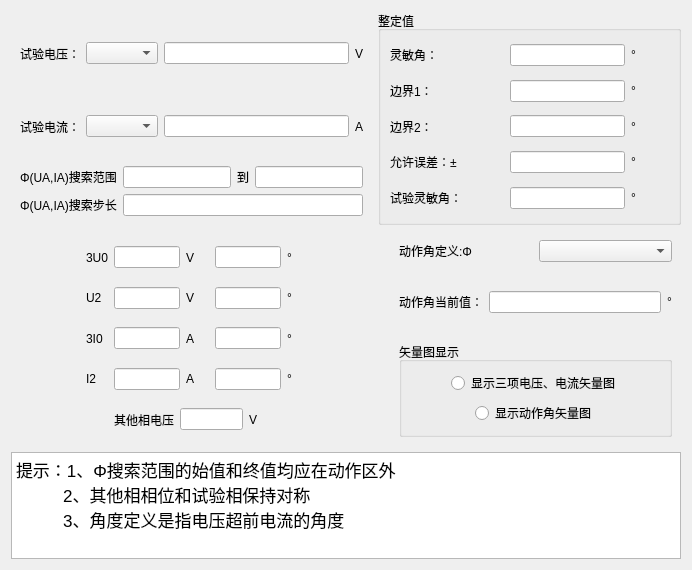
       <widget class="QWidget" name="tab_cbj">
        <attribute name="title">
         <string>测边界</string>
        </attribute>
        <layout class="QVBoxLayout" name="verticalLayout_9" stretch="2,2,1">
         <item>
          <layout class="QHBoxLayout" name="horizontalLayout_30">
           <item>
            <widget class="QWidget" name="widget" native="true">
             <layout class="QVBoxLayout" name="verticalLayout_5">
              <item>
               <layout class="QHBoxLayout" name="horizontalLayout_17">
                <item>
                 <widget class="QLabel" name="label_21">
                  <property name="text">
                   <string>试验电压：</string>
                  </property>
                 </widget>
                </item>
                <item>
                 <widget class="QComboBox" name="comboBox_3"/>
                </item>
                <item>
                 <widget class="QLineEdit" name="lineEdit_10"/>
                </item>
                <item>
                 <widget class="QLabel" name="label_22">
                  <property name="text">
                   <string>V</string>
                  </property>
                 </widget>
                </item>
               </layout>
              </item>
              <item>
               <layout class="QHBoxLayout" name="horizontalLayout_18">
                <item>
                 <widget class="QLabel" name="label_23">
                  <property name="text">
                   <string>试验电流：</string>
                  </property>
                 </widget>
                </item>
                <item>
                 <widget class="QComboBox" name="comboBox_4"/>
                </item>
                <item>
                 <widget class="QLineEdit" name="lineEdit_11"/>
                </item>
                <item>
                 <widget class="QLabel" name="label_24">
                  <property name="text">
                   <string>A</string>
                  </property>
                 </widget>
                </item>
               </layout>
              </item>
              <item>
               <layout class="QHBoxLayout" name="horizontalLayout_20">
                <item>
                 <widget class="QLabel" name="label_25">
                  <property name="text">
                   <string>Φ(UA,IA)搜索范围</string>
                  </property>
                 </widget>
                </item>
                <item>
                 <widget class="QLineEdit" name="lineEdit_12"/>
                </item>
                <item>
                 <widget class="QLabel" name="label_26">
                  <property name="text">
                   <string>到</string>
                  </property>
                 </widget>
                </item>
                <item>
                 <widget class="QLineEdit" name="lineEdit_13"/>
                </item>
               </layout>
              </item>
              <item>
               <layout class="QHBoxLayout" name="horizontalLayout_19">
                <item>
                 <widget class="QLabel" name="label_27">
                  <property name="text">
                   <string>Φ(UA,IA)搜索步长</string>
                  </property>
                 </widget>
                </item>
                <item>
                 <widget class="QLineEdit" name="lineEdit_14"/>
                </item>
               </layout>
              </item>
             </layout>
            </widget>
           </item>
           <item>
            <widget class="QGroupBox" name="groupBox_3">
             <property name="title">
              <string>整定值</string>
             </property>
             <layout class="QVBoxLayout" name="verticalLayout_4" stretch="1,1,1,1,1">
              <item>
               <layout class="QHBoxLayout" name="horizontalLayout_12" stretch="3,3,1">
                <item>
                 <widget class="QLabel" name="label_11">
                  <property name="text">
                   <string>灵敏角：</string>
                  </property>
                 </widget>
                </item>
                <item>
                 <widget class="QLineEdit" name="lineEdit_5"/>
                </item>
                <item>
                 <widget class="QLabel" name="label_12">
                  <property name="text">
                   <string>°</string>
                  </property>
                 </widget>
                </item>
               </layout>
              </item>
              <item>
               <layout class="QHBoxLayout" name="horizontalLayout_13" stretch="3,3,1">
                <item>
                 <widget class="QLabel" name="label_13">
                  <property name="text">
                   <string>边界1：</string>
                  </property>
                 </widget>
                </item>
                <item>
                 <widget class="QLineEdit" name="lineEdit_6"/>
                </item>
                <item>
                 <widget class="QLabel" name="label_14">
                  <property name="text">
                   <string>°</string>
                  </property>
                 </widget>
                </item>
               </layout>
              </item>
              <item>
               <layout class="QHBoxLayout" name="horizontalLayout_14" stretch="3,3,1">
                <item>
                 <widget class="QLabel" name="label_15">
                  <property name="text">
                   <string>边界2：</string>
                  </property>
                 </widget>
                </item>
                <item>
                 <widget class="QLineEdit" name="lineEdit_7"/>
                </item>
                <item>
                 <widget class="QLabel" name="label_16">
                  <property name="text">
                   <string>°</string>
                  </property>
                 </widget>
                </item>
               </layout>
              </item>
              <item>
               <layout class="QHBoxLayout" name="horizontalLayout_15" stretch="3,3,1">
                <item>
                 <widget class="QLabel" name="label_17">
                  <property name="text">
                   <string>允许误差：±</string>
                  </property>
                 </widget>
                </item>
                <item>
                 <widget class="QLineEdit" name="lineEdit_8"/>
                </item>
                <item>
                 <widget class="QLabel" name="label_18">
                  <property name="text">
                   <string>°</string>
                  </property>
                 </widget>
                </item>
               </layout>
              </item>
              <item>
               <layout class="QHBoxLayout" name="horizontalLayout_16" stretch="3,3,1">
                <item>
                 <widget class="QLabel" name="label_19">
                  <property name="text">
                   <string>试验灵敏角：</string>
                  </property>
                 </widget>
                </item>
                <item>
                 <widget class="QLineEdit" name="lineEdit_9"/>
                </item>
                <item>
                 <widget class="QLabel" name="label_20">
                  <property name="text">
                   <string>°</string>
                  </property>
                 </widget>
                </item>
               </layout>
              </item>
             </layout>
            </widget>
           </item>
          </layout>
         </item>
         <item>
          <layout class="QHBoxLayout" name="horizontalLayout_31">
           <item>
            <widget class="QWidget" name="widget_2" native="true">
             <layout class="QVBoxLayout" name="verticalLayout_6" stretch="1,1,1,1,1">
              <item>
               <layout class="QHBoxLayout" name="horizontalLayout_21" stretch="3,1,3,1,3,1,3">
                <item>
                 <spacer name="horizontalSpacer_17">
                  <property name="orientation">
                   <enum>Qt::Horizontal</enum>
                  </property>
                  <property name="sizeHint" stdset="0">
                   <size>
                    <width>40</width>
                    <height>20</height>
                   </size>
                  </property>
                 </spacer>
                </item>
                <item>
                 <widget class="QLabel" name="label_28">
                  <property name="text">
                   <string>3U0</string>
                  </property>
                 </widget>
                </item>
                <item>
                 <widget class="QLineEdit" name="lineEdit_15"/>
                </item>
                <item>
                 <widget class="QLabel" name="label_29">
                  <property name="text">
                   <string>V</string>
                  </property>
                 </widget>
                </item>
                <item>
                 <widget class="QLineEdit" name="lineEdit_16"/>
                </item>
                <item>
                 <widget class="QLabel" name="label_30">
                  <property name="text">
                   <string>°</string>
                  </property>
                 </widget>
                </item>
                <item>
                 <spacer name="horizontalSpacer_18">
                  <property name="orientation">
                   <enum>Qt::Horizontal</enum>
                  </property>
                  <property name="sizeHint" stdset="0">
                   <size>
                    <width>40</width>
                    <height>20</height>
                   </size>
                  </property>
                 </spacer>
                </item>
               </layout>
              </item>
              <item>
               <layout class="QHBoxLayout" name="horizontalLayout_22" stretch="3,1,3,1,3,1,3">
                <item>
                 <spacer name="horizontalSpacer_19">
                  <property name="orientation">
                   <enum>Qt::Horizontal</enum>
                  </property>
                  <property name="sizeHint" stdset="0">
                   <size>
                    <width>40</width>
                    <height>20</height>
                   </size>
                  </property>
                 </spacer>
                </item>
                <item>
                 <widget class="QLabel" name="label_31">
                  <property name="text">
                   <string>U2</string>
                  </property>
                 </widget>
                </item>
                <item>
                 <widget class="QLineEdit" name="lineEdit_17"/>
                </item>
                <item>
                 <widget class="QLabel" name="label_32">
                  <property name="text">
                   <string>V</string>
                  </property>
                 </widget>
                </item>
                <item>
                 <widget class="QLineEdit" name="lineEdit_18"/>
                </item>
                <item>
                 <widget class="QLabel" name="label_33">
                  <property name="text">
                   <string>°</string>
                  </property>
                 </widget>
                </item>
                <item>
                 <spacer name="horizontalSpacer_20">
                  <property name="orientation">
                   <enum>Qt::Horizontal</enum>
                  </property>
                  <property name="sizeHint" stdset="0">
                   <size>
                    <width>40</width>
                    <height>20</height>
                   </size>
                  </property>
                 </spacer>
                </item>
               </layout>
              </item>
              <item>
               <layout class="QHBoxLayout" name="horizontalLayout_23" stretch="3,1,3,1,3,1,3">
                <item>
                 <spacer name="horizontalSpacer_22">
                  <property name="orientation">
                   <enum>Qt::Horizontal</enum>
                  </property>
                  <property name="sizeHint" stdset="0">
                   <size>
                    <width>40</width>
                    <height>20</height>
                   </size>
                  </property>
                 </spacer>
                </item>
                <item>
                 <widget class="QLabel" name="label_34">
                  <property name="text">
                   <string>3I0</string>
                  </property>
                 </widget>
                </item>
                <item>
                 <widget class="QLineEdit" name="lineEdit_19"/>
                </item>
                <item>
                 <widget class="QLabel" name="label_35">
                  <property name="text">
                   <string>A</string>
                  </property>
                 </widget>
                </item>
                <item>
                 <widget class="QLineEdit" name="lineEdit_20"/>
                </item>
                <item>
                 <widget class="QLabel" name="label_36">
                  <property name="text">
                   <string>°</string>
                  </property>
                 </widget>
                </item>
                <item>
                 <spacer name="horizontalSpacer_21">
                  <property name="orientation">
                   <enum>Qt::Horizontal</enum>
                  </property>
                  <property name="sizeHint" stdset="0">
                   <size>
                    <width>40</width>
                    <height>20</height>
                   </size>
                  </property>
                 </spacer>
                </item>
               </layout>
              </item>
              <item>
               <layout class="QHBoxLayout" name="horizontalLayout_24" stretch="3,1,3,1,3,1,3">
                <item>
                 <spacer name="horizontalSpacer_23">
                  <property name="orientation">
                   <enum>Qt::Horizontal</enum>
                  </property>
                  <property name="sizeHint" stdset="0">
                   <size>
                    <width>40</width>
                    <height>20</height>
                   </size>
                  </property>
                 </spacer>
                </item>
                <item>
                 <widget class="QLabel" name="label_37">
                  <property name="text">
                   <string>I2</string>
                  </property>
                 </widget>
                </item>
                <item>
                 <widget class="QLineEdit" name="lineEdit_21"/>
                </item>
                <item>
                 <widget class="QLabel" name="label_38">
                  <property name="text">
                   <string>A</string>
                  </property>
                 </widget>
                </item>
                <item>
                 <widget class="QLineEdit" name="lineEdit_22"/>
                </item>
                <item>
                 <widget class="QLabel" name="label_39">
                  <property name="text">
                   <string>°</string>
                  </property>
                 </widget>
                </item>
                <item>
                 <spacer name="horizontalSpacer_24">
                  <property name="orientation">
                   <enum>Qt::Horizontal</enum>
                  </property>
                  <property name="sizeHint" stdset="0">
                   <size>
                    <width>40</width>
                    <height>20</height>
                   </size>
                  </property>
                 </spacer>
                </item>
               </layout>
              </item>
              <item>
               <layout class="QHBoxLayout" name="horizontalLayout_25" stretch="3,1,2,1,3">
                <item>
                 <spacer name="horizontalSpacer_25">
                  <property name="orientation">
                   <enum>Qt::Horizontal</enum>
                  </property>
                  <property name="sizeHint" stdset="0">
                   <size>
                    <width>40</width>
                    <height>20</height>
                   </size>
                  </property>
                 </spacer>
                </item>
                <item>
                 <widget class="QLabel" name="label_40">
                  <property name="text">
                   <string>其他相电压</string>
                  </property>
                 </widget>
                </item>
                <item>
                 <widget class="QLineEdit" name="lineEdit_23"/>
                </item>
                <item>
                 <widget class="QLabel" name="label_41">
                  <property name="text">
                   <string>V</string>
                  </property>
                 </widget>
                </item>
                <item>
                 <spacer name="horizontalSpacer_26">
                  <property name="orientation">
                   <enum>Qt::Horizontal</enum>
                  </property>
                  <property name="sizeHint" stdset="0">
                   <size>
                    <width>40</width>
                    <height>20</height>
                   </size>
                  </property>
                 </spacer>
                </item>
               </layout>
              </item>
             </layout>
            </widget>
           </item>
           <item>
            <widget class="QWidget" name="widget_3" native="true">
             <layout class="QVBoxLayout" name="verticalLayout_7">
              <item>
               <layout class="QHBoxLayout" name="horizontalLayout_27">
                <item>
                 <widget class="QLabel" name="label_42">
                  <property name="text">
                   <string>动作角定义:Φ</string>
                  </property>
                 </widget>
                </item>
                <item>
                 <widget class="QComboBox" name="comboBox_5"/>
                </item>
               </layout>
              </item>
              <item>
               <layout class="QHBoxLayout" name="horizontalLayout_26">
                <item>
                 <widget class="QLabel" name="label_43">
                  <property name="text">
                   <string>动作角当前值：</string>
                  </property>
                 </widget>
                </item>
                <item>
                 <widget class="QLineEdit" name="lineEdit_24"/>
                </item>
                <item>
                 <widget class="QLabel" name="label_44">
                  <property name="text">
                   <string>°</string>
                  </property>
                 </widget>
                </item>
               </layout>
              </item>
              <item>
               <widget class="QGroupBox" name="groupBox_4">
                <property name="title">
                 <string>矢量图显示</string>
                </property>
                <layout class="QVBoxLayout" name="verticalLayout_8">
                 <item>
                  <layout class="QHBoxLayout" name="horizontalLayout_28">
                   <item>
                    <spacer name="horizontalSpacer_14">
                     <property name="orientation">
                      <enum>Qt::Horizontal</enum>
                     </property>
                     <property name="sizeHint" stdset="0">
                      <size>
                       <width>40</width>
                       <height>20</height>
                      </size>
                     </property>
                    </spacer>
                   </item>
                   <item>
                    <widget class="QRadioButton" name="radioButton_2">
                     <property name="text">
                      <string>显示三项电压、电流矢量图</string>
                     </property>
                    </widget>
                   </item>
                   <item>
                    <spacer name="horizontalSpacer_13">
                     <property name="orientation">
                      <enum>Qt::Horizontal</enum>
                     </property>
                     <property name="sizeHint" stdset="0">
                      <size>
                       <width>40</width>
                       <height>20</height>
                      </size>
                     </property>
                    </spacer>
                   </item>
                  </layout>
                 </item>
                 <item>
                  <layout class="QHBoxLayout" name="horizontalLayout_29">
                   <item>
                    <spacer name="horizontalSpacer_15">
                     <property name="orientation">
                      <enum>Qt::Horizontal</enum>
                     </property>
                     <property name="sizeHint" stdset="0">
                      <size>
                       <width>40</width>
                       <height>20</height>
                      </size>
                     </property>
                    </spacer>
                   </item>
                   <item>
                    <widget class="QRadioButton" name="radioButton">
                     <property name="text">
                      <string>显示动作角矢量图</string>
                     </property>
                    </widget>
                   </item>
                   <item>
                    <spacer name="horizontalSpacer_16">
                     <property name="orientation">
                      <enum>Qt::Horizontal</enum>
                     </property>
                     <property name="sizeHint" stdset="0">
                      <size>
                       <width>40</width>
                       <height>20</height>
                      </size>
                     </property>
                    </spacer>
                   </item>
                  </layout>
                 </item>
                </layout>
               </widget>
              </item>
             </layout>
            </widget>
           </item>
          </layout>
         </item>
         <item>
          <widget class="QTextBrowser" name="textBrowser_2">
           <property name="html">
            <string>&lt;!DOCTYPE HTML PUBLIC &quot;-//W3C//DTD HTML 4.0//EN&quot; &quot;http://www.w3.org/TR/REC-html40/strict.dtd&quot;&gt;
&lt;html&gt;&lt;head&gt;&lt;meta name=&quot;qrichtext&quot; content=&quot;1&quot; /&gt;&lt;meta charset=&quot;utf-8&quot; /&gt;&lt;style type=&quot;text/css&quot;&gt;
p, li { white-space: pre-wrap; }
hr { height: 1px; border-width: 0; }
li.unchecked::marker { content: &quot;\2610&quot;; }
li.checked::marker { content: &quot;\2612&quot;; }
&lt;/style&gt;&lt;/head&gt;&lt;body style=&quot; font-family:'Microsoft YaHei UI'; font-size:13pt; font-weight:400; font-style:normal;&quot;&gt;
&lt;p style=&quot; margin-top:0px; margin-bottom:0px; margin-left:0px; margin-right:0px; -qt-block-indent:0; text-indent:0px;&quot;&gt;提示：1、Φ搜索范围的始值和终值均应在动作区外&lt;/p&gt;
&lt;p style=&quot; margin-top:0px; margin-bottom:0px; margin-left:0px; margin-right:0px; -qt-block-indent:0; text-indent:0px;&quot;&gt;          2、其他相相位和试验相保持对称&lt;/p&gt;
&lt;p style=&quot; margin-top:0px; margin-bottom:0px; margin-left:0px; margin-right:0px; -qt-block-indent:0; text-indent:0px;&quot;&gt;          3、角度定义是指电压超前电流的角度&lt;/p&gt;&lt;/body&gt;&lt;/html&gt;</string>
           </property>
          </widget>
         </item>
        </layout>
       </widget>
